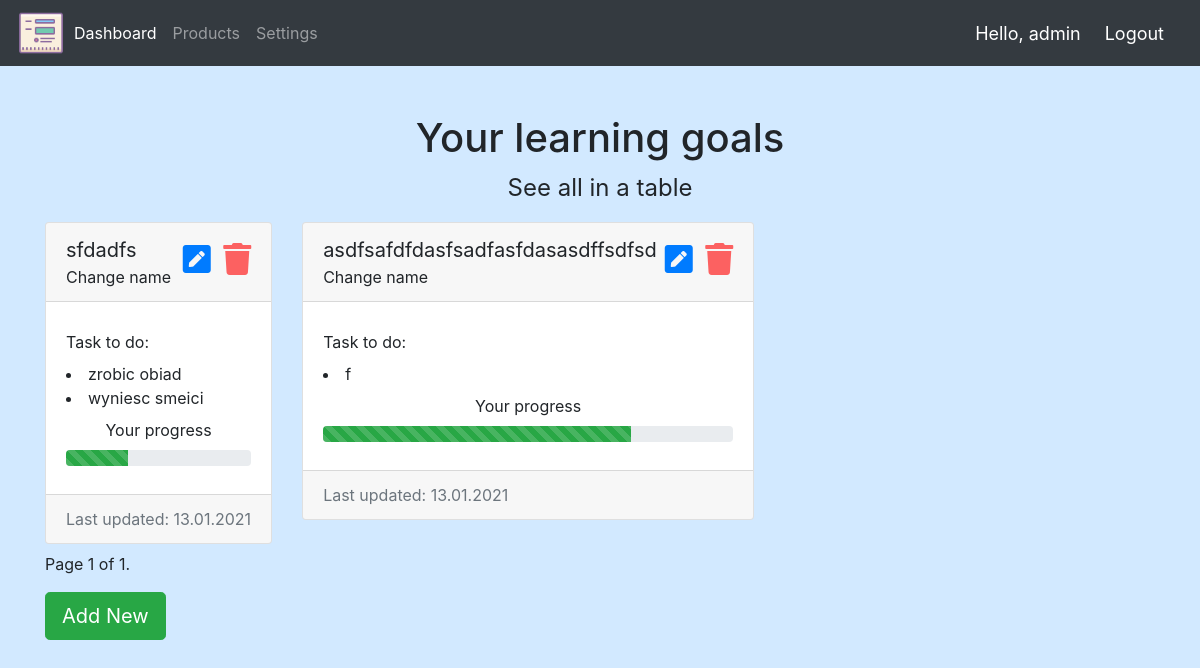
Page /dashboard/ (signed in) on the earlier database version.
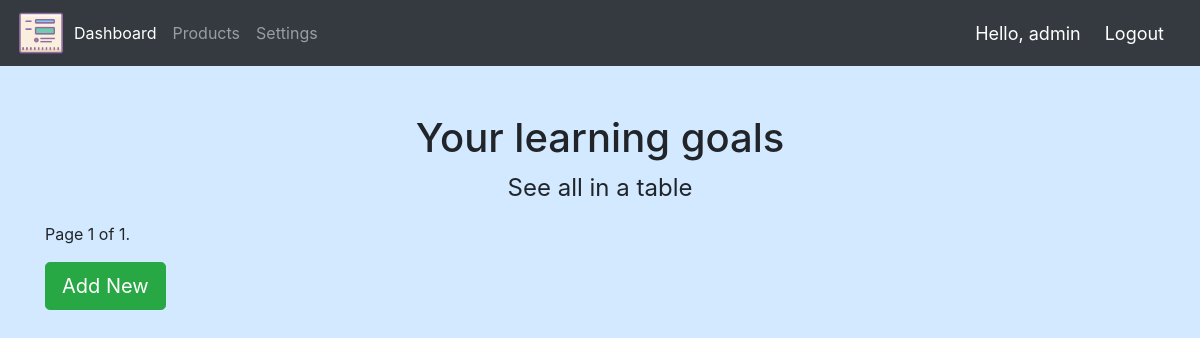
Same page on the later database version.
### goals/models.py (models this page shows, shortened)
class LearningGoal(models.Model):
    name = models.CharField(blank=True, max_length=40)
    created_at = models.DateTimeField(auto_now_add=True)
    updated_at = models.DateTimeField(auto_now=True)
    user = models.ForeignKey(User, null=True, on_delete=models.CASCADE)

class SingleTask(models.Model):
    text = models.CharField(blank=True, max_length=40)
    learninggoal = models.ForeignKey(LearningGoal, on_delete=models.CASCADE, related_name='tasks')
    completed = models.BooleanField(default=False)
    def __str__(self):
        return self.text
    class Meta:
        ordering = ['completed']

### goals/views.py (the view)
# urls.py: path('dashboard/', views.dashboard, name='dashboard'),
@login_required(login_url='login')
def dashboard(request):
    template_name = 'to_do_manager/dashboard.html'
    LearningGoals = request.user.learninggoal_set.prefetch_related(
         Prefetch('tasks', queryset=SingleTask.objects.filter(completed=False))).annotate(
         counter=Count('tasks')).order_by('-updated_at')
    paginator = Paginator(LearningGoals, 2)
    page_number = request.GET.get('page')
    page_obj = paginator.get_page(page_number)
    context = {'page_obj': page_obj}
    return render(request, template_name, context)

### templates/to_do_manager/dashboard.html (shortened to what this page needs)
{% extends "to_do_manager/base.html" %}
{% block content %}
{% load mathfilters %}
<div class="row mt-5">
    <h1 class="col-12 text-center">Your learning goals</h1>
    <a class="col-12 text-center table-link mb-3" href="#">See all in a table</a></h1>
</div>
<div class="row">
    {% for learninggoal in page_obj  %}
    <div class="col-3 col-sm-auto">
        <div class="card mb-2">
            <div class="card-header d-flex justify-content-between">
                <div>
                    <p class="mb-0 text-left">{{ learninggoal.name }}</p>
                    <a href="{% url 'change_goal_name' learninggoal.pk %}" class="change-link">Change name</a>
                </div>
                <div class="pt-2">
                    <a href="{% url 'task_list_url' pk=learninggoal.pk %}" class="iconfo mx-2 my-0"><i
                            class="fas fa-pen-square"></i></a>
                    <a href="{% url 'delete_goal' learninggoal.pk %}" class="iconfo"><i class="fas fa-trash"></i></a>
                </div>
            </div>
            <div class="card-body">
                {% if learninggoal.counter %}
                <p class="my-2">Task to do:</p>
                {%for single_task in learninggoal.tasks.all %}
                <li>{{single_task}}</li>
                {% endfor %}
                {% with numerator=learninggoal.tasks.all.count x=1 denominator=learninggoal.counter|default_if_none:1 %}
                <div class="" d-flex align-items-center flex-column"">
                    <p class="mb-0 mt-2 text-center">Your progress</p>
                    <div class="progress my-2">
                        <div class="progress-bar progress-bar-striped bg-success" role="progressbar"
                            style="width: {{ denominator|sub:numerator|div:denominator|mul:100 }}%"
                            aria-valuenow="{{ denominator|sub:numerator|div:denominator|mul:100 }}" aria-valuemin="0"
                            aria-valuemax="100">
                        </div>
                    </div>
                </div>
                {% endwith %}
                {% else %}
                <a href="{% url 'task_list_url' pk=learninggoal.pk %}" class="change-link add">Add new goal</a>
                {% endif %}
            </div>
            <div class="card-footer text-muted">Last updated: {{ learninggoal.updated_at| date:"d.m.Y" }}</div>
        </div>
    </div>
    {% endfor %}
</div>
<div class="pagination">
    <span class="step-links">
        <span class="current">
            Page {{ page_obj.number }} of {{ page_obj.paginator.num_pages }}.
        </span>
    </span>
</div>
<a class="btn btn-success btn-lg mt-3" href="{% url 'create_goal' %}" role="button">Add New</a>
{% endblock content %}

Differences in the rows shown:
removed LearningGoal: name "sfdadfs", {{ denominator|sub:numerator|div:denominator|mul:100 }} 33.33333333333333 (drawn), updated_at "13.01.2021"
removed SingleTask: text "zrobic obiad", shown under "sfdadfs"
removed SingleTask: text "wyniesc smeici", shown under "sfdadfs"
removed LearningGoal: name "asdfsafdfdasfsadfasfdasasdffsdfsd", {{ denominator|sub:numerator|div:denominator|mul:100 }} 75.0 (drawn), updated_at "13.01.2021"
removed SingleTask: text "f", shown under "asdfsafdfdasfsadfasfdasasdffsdfsd"
